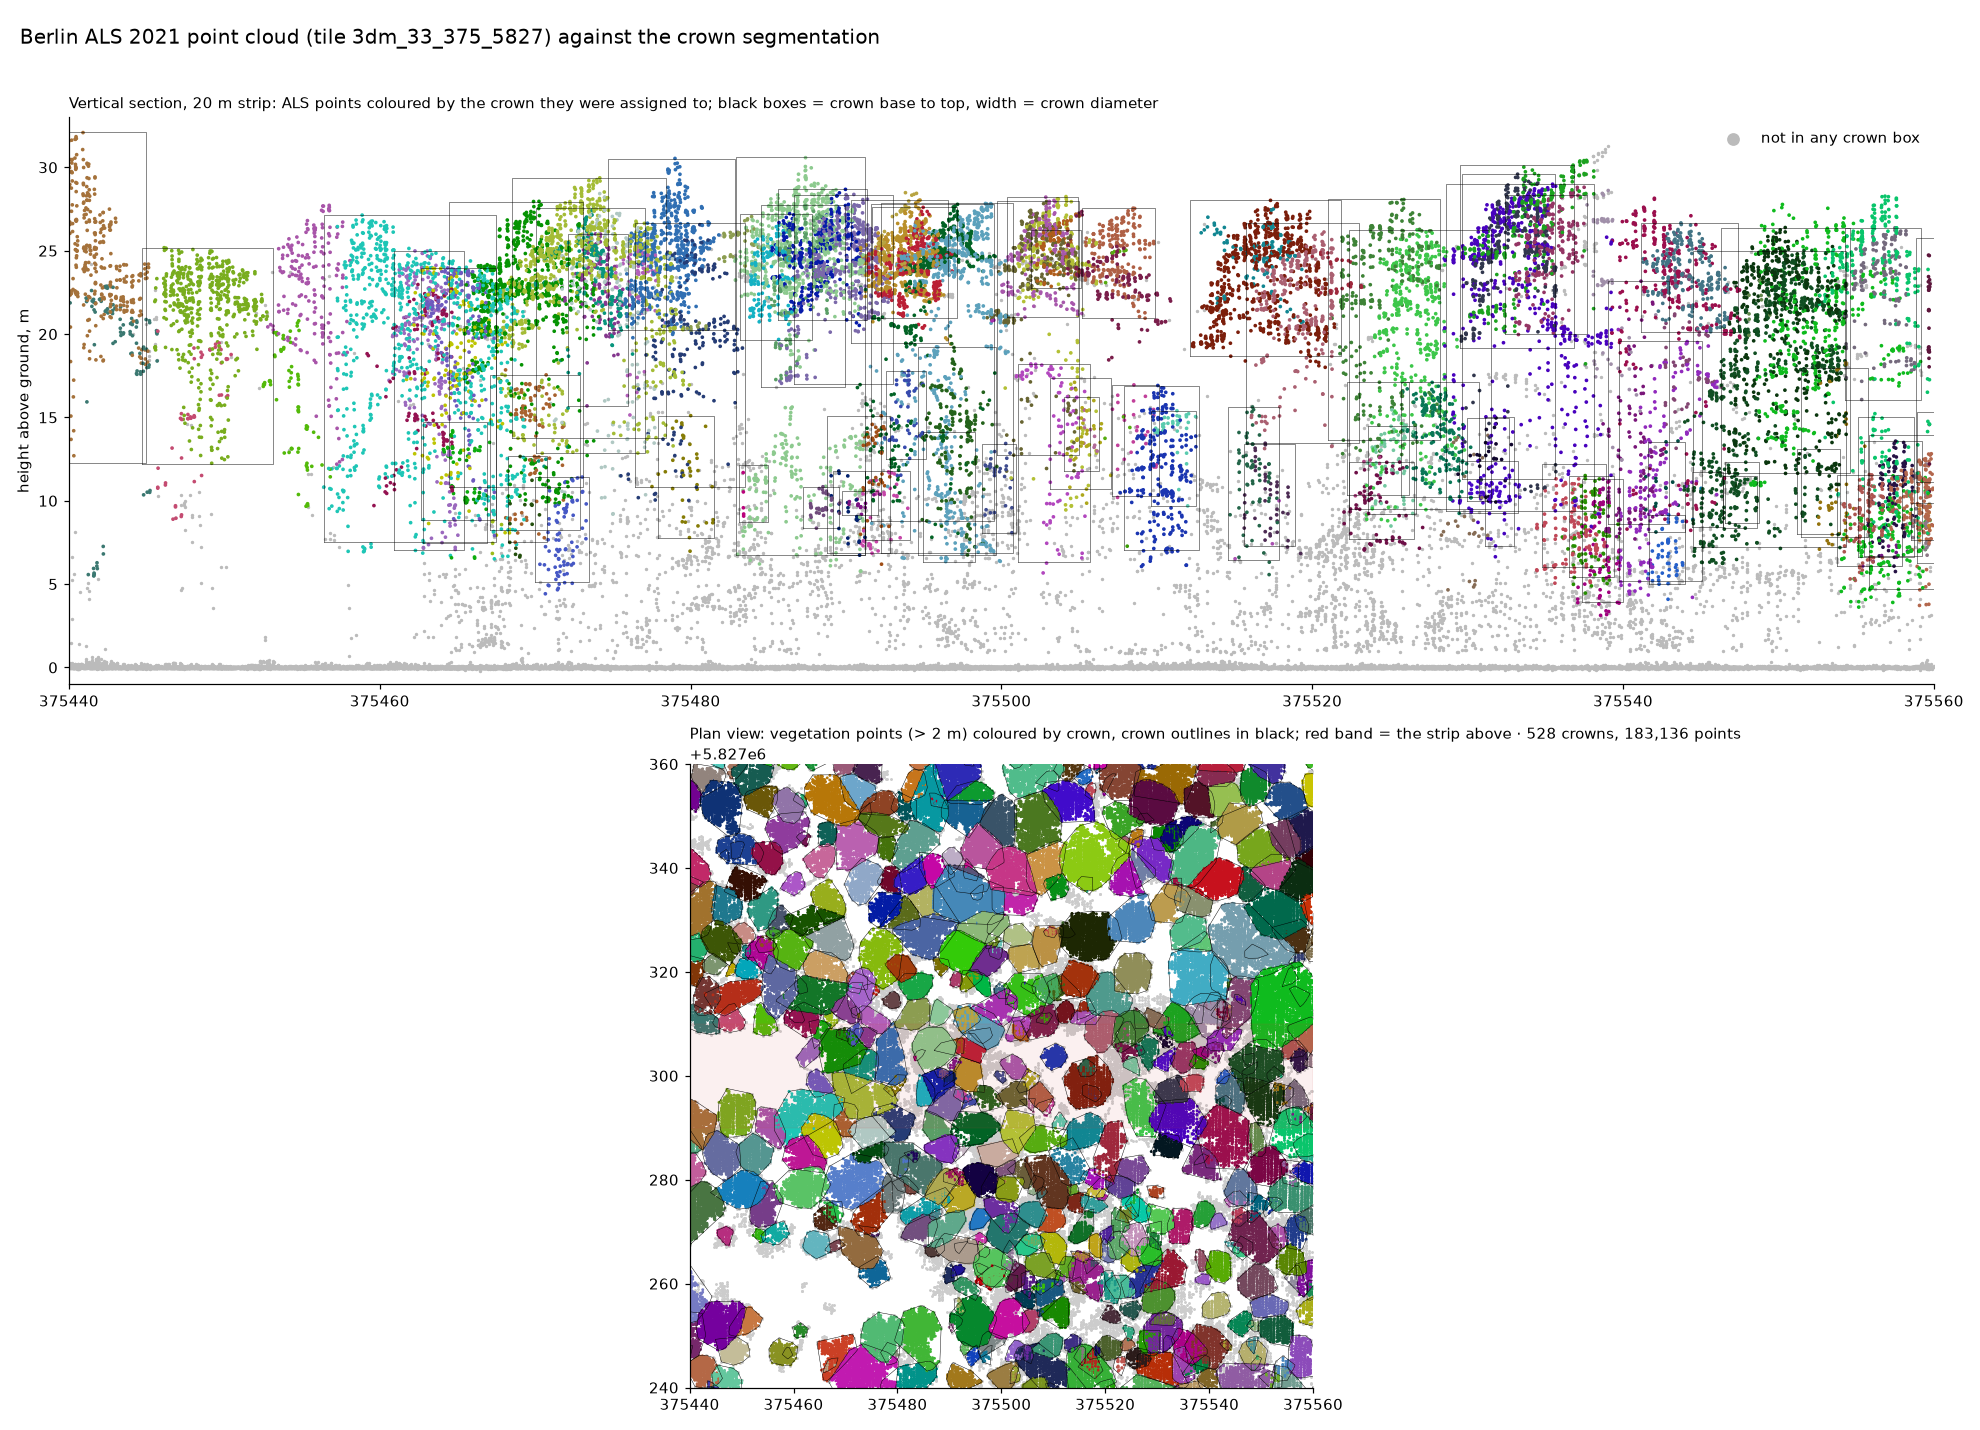

Python code for this plot:
"""Berlin ALS points against the 2017 crown segmentation, 120 m window in Spandau.
    python als_points_vs_crowns.py <out png>"""
import sys, numpy as np, laspy, geopandas as gpd, pyogrio
from scipy.spatial import cKDTree
import matplotlib; matplotlib.use("Agg"); import matplotlib.pyplot as plt
TILE = "/Volumes/2TB/winmol/training_data/WINDWURF_Tegel/ALS_2021_tiles/3dm_33_375_5827_1_be.las"
ALS = "/Volumes/2TB/winmol/training_data/WINDWURF_Tegel/ALS segmentation 2017.gpkg"
cx, cy, W = 375500, 5827300, 120; OUT = sys.argv[1]
las = laspy.read(TILE); x, y, z, c = las.x, las.y, las.z, np.asarray(las.classification)
sel = (x > cx - W/2) & (x < cx + W/2) & (y > cy - W/2) & (y < cy + W/2); x, y, z, c = x[sel], y[sel], z[sel], c[sel]
print(f"tile {las.header.version}, point format {las.header.point_format.id}, {len(las.x):,} points; window {sel.sum():,} points, classes {dict(zip(*np.unique(c, return_counts=True)))}")
ground = c == 2; tree = cKDTree(np.c_[x[ground], y[ground]]); _, idx = tree.query(np.c_[x, y], k=8)
zg = np.median(z[ground][idx], axis=1); h = z - zg                       # height above local ground
crowns = pyogrio.read_dataframe(ALS, layer="ALS Kronenerfassung", bbox=(cx - W/2, cy - W/2, cx + W/2, cy + W/2)); crowns = crowns[crowns.geometry.notna()].reset_index(drop=True)
pts = gpd.GeoDataFrame({"h": h, "i": np.arange(len(h))}, geometry=gpd.points_from_xy(x, y), crs=crowns.crs)
veg = pts[pts.h > 2]
j = gpd.sjoin(veg, crowns[["TreeH", "CrwnBsH", "geometry"]], predicate="within", how="inner")
j = j[(j.h >= j.CrwnBsH - 1) & (j.h <= j.TreeH + 1)]                    # inside the crown's vertical extent too
j = j.sort_values("TreeH").drop_duplicates("i", keep="last")             # if several crowns contain it, take the tallest whose box fits
assigned = np.full(len(h), -1); assigned[j.i.values] = j.index_right.values
inside_plan = veg.i.isin(gpd.sjoin(veg, crowns[["geometry"]], predicate="within").i).mean()
print(f"crowns in window {len(crowns)} · vegetation points (> 2 m) {len(veg):,} · inside some crown polygon in plan {inside_plan:.0%} · inside a crown's 3-D box {np.mean(assigned[veg.i] >= 0):.0%}")
print(f"points per crown: median {np.median(np.bincount(assigned[assigned >= 0], minlength=len(crowns))):.0f} (crown file says NPoints median {crowns.NPoints.median():.0f})")
rng = np.random.default_rng(0); cols = rng.random((len(crowns), 3)) * 0.8
fig, axes = plt.subplots(2, 1, figsize=(18, 13), facecolor="white", gridspec_kw=dict(height_ratios=[1, 1.1]))
strip = (y > cy - 10) & (y < cy + 10); ax = axes[0]
a = assigned[strip]; ax.scatter(x[strip][a < 0], h[strip][a < 0], s=1.5, color="#bbb", label="not in any crown box")
ax.scatter(x[strip][a >= 0], h[strip][a >= 0], s=2, c=cols[a[a >= 0]])
for _, r in crowns[(crowns.CentrdY > cy - 10) & (crowns.CentrdY < cy + 10)].iterrows():
    ax.plot([r.CentrdX - r.CrwnDmt/2, r.CentrdX + r.CrwnDmt/2, r.CentrdX + r.CrwnDmt/2, r.CentrdX - r.CrwnDmt/2, r.CentrdX - r.CrwnDmt/2], [r.CrwnBsH, r.CrwnBsH, r.TreeH, r.TreeH, r.CrwnBsH], color="k", lw=0.5, alpha=0.6)
ax.set_xlim(cx - W/2, cx + W/2); ax.set_ylim(-1, 33); ax.set_ylabel("height above ground, m"); ax.legend(loc="upper right", frameon=False, markerscale=6)
ax.set_title("Vertical section, 20 m strip: ALS points coloured by the crown they were assigned to; black boxes = crown base to top, width = crown diameter", loc="left", fontsize=10)
ax = axes[1]; top = h > 2; ax.scatter(x[top][assigned[top] < 0], y[top][assigned[top] < 0], s=0.8, color="#ccc")
ax.scatter(x[top][assigned[top] >= 0], y[top][assigned[top] >= 0], s=0.8, c=cols[assigned[top][assigned[top] >= 0]]); crowns.boundary.plot(ax=ax, color="k", lw=0.3)
ax.axhspan(cy - 10, cy + 10, color="#c44", alpha=0.08); ax.set_aspect("equal"); ax.set_xlim(cx - W/2, cx + W/2); ax.set_ylim(cy - W/2, cy + W/2)
ax.set_title(f"Plan view: vegetation points (> 2 m) coloured by crown, crown outlines in black; red band = the strip above · {len(crowns)} crowns, {len(veg):,} points", loc="left", fontsize=10)
for a_ in axes: [a_.spines[s].set_visible(False) for s in ("top", "right")]
fig.suptitle("Berlin ALS 2021 point cloud (tile 3dm_33_375_5827) against the crown segmentation", x=0.01, ha="left", fontsize=13)
fig.tight_layout(rect=(0, 0, 1, 0.97)); fig.savefig(OUT, dpi=110); print("wrote", OUT)
